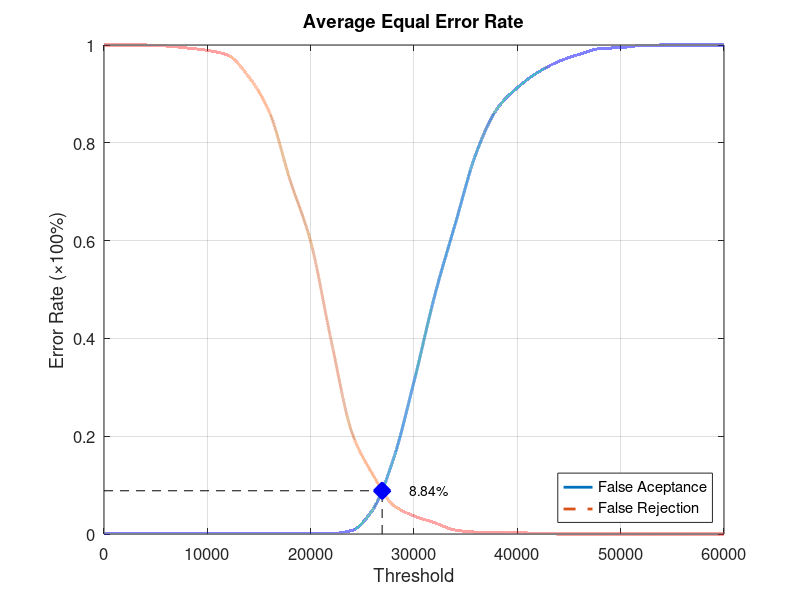
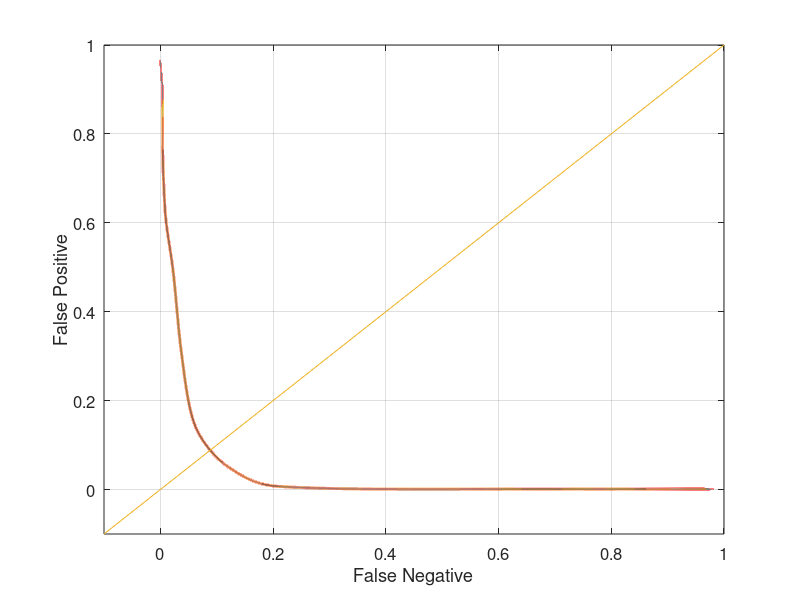

Write the MATLAB code that produced these figures, in order.
function yEER = Database2Average
close all;
clear;
clc;
x = 0:2000:60000;
xq = 0:0.5:60000;

y0 = [0 0.00105263 0.00105263 0.00105263 0.00105263 0.00105263 0.00105263 0.00105263 0.00105263 0.00105263 0.00105263 0.00105263 0.00736842 0.0494737 0.152632 0.311579 0.487368 0.634737 0.777895 0.868421 0.912632 0.944211 0.966316 0.981053 0.992632 0.994737 0.998947 1 1 1 1];
yy0 = interp1(x, y0, xq, 'pchip');
y1 = [1 1 1 0.998 0.994 0.989 0.979 0.935 0.863 0.724 0.598 0.394 0.207 0.122 0.059 0.037 0.023 0.008 0.004 0.004 0.003 0.001 0 0 0 0 0 0 0 0 0];
yy1 = interp1(x, y1, xq, 'pchip');

% Calculating EER: 
y2 = abs(y0 - y1);
find(y2 == min(y2))
yy2 = abs(yy0 - yy1);
xEER = find(yy2 == min(yy2));
xEERIndex = xq(xEER) % X-axis EER
yEER = yy0(xEER) % Y-axis EER

main = figure
plot(xq, yy0,'-','LineWidth', 2);	hold on
plot(xq, yy1,'--','LineWidth', 2);	hold on
plot([xEERIndex xEERIndex], [0 yEER], 'k--');	hold on
plot([0 xEERIndex], [yEER yEER], 'k--');	hold on
plot(xEERIndex, yEER, 'bx', 'LineWidth', 10);	hold on
text(xEERIndex + 10 * xEERIndex / 100, yEER, [num2str(round((10000 * yEER)) / 100) '%'])
legend('False Aceptance', 'False Rejection', 'Location', 'SouthEast')
xlabel('Threshold')
ylabel('Error Rate (\times100%)')
title('Average Equal Error Rate')
set(gca, 'FontSize', 12)
axis([0 60000 0 1])
grid on

print(main, 'Database2AverageMain', '-dpng');
FNRxFPR = figure('Color', [1 1 1]);
plot(yy1, yy0, '-', yy1, yy0, 'LineWidth', 2);
hold on
y = -0.1:0.1:1
plot(y, y); 
set(gca, 'FontSize', 12)
xlabel('False Negative')
ylabel('False Positive')
axis([-0.1 1 -0.1 1])
set(gca, 'FontSize', 12)
grid on

print(FNRxFPR, 'Database2AverageFNRxFPR','-dpng');
end
